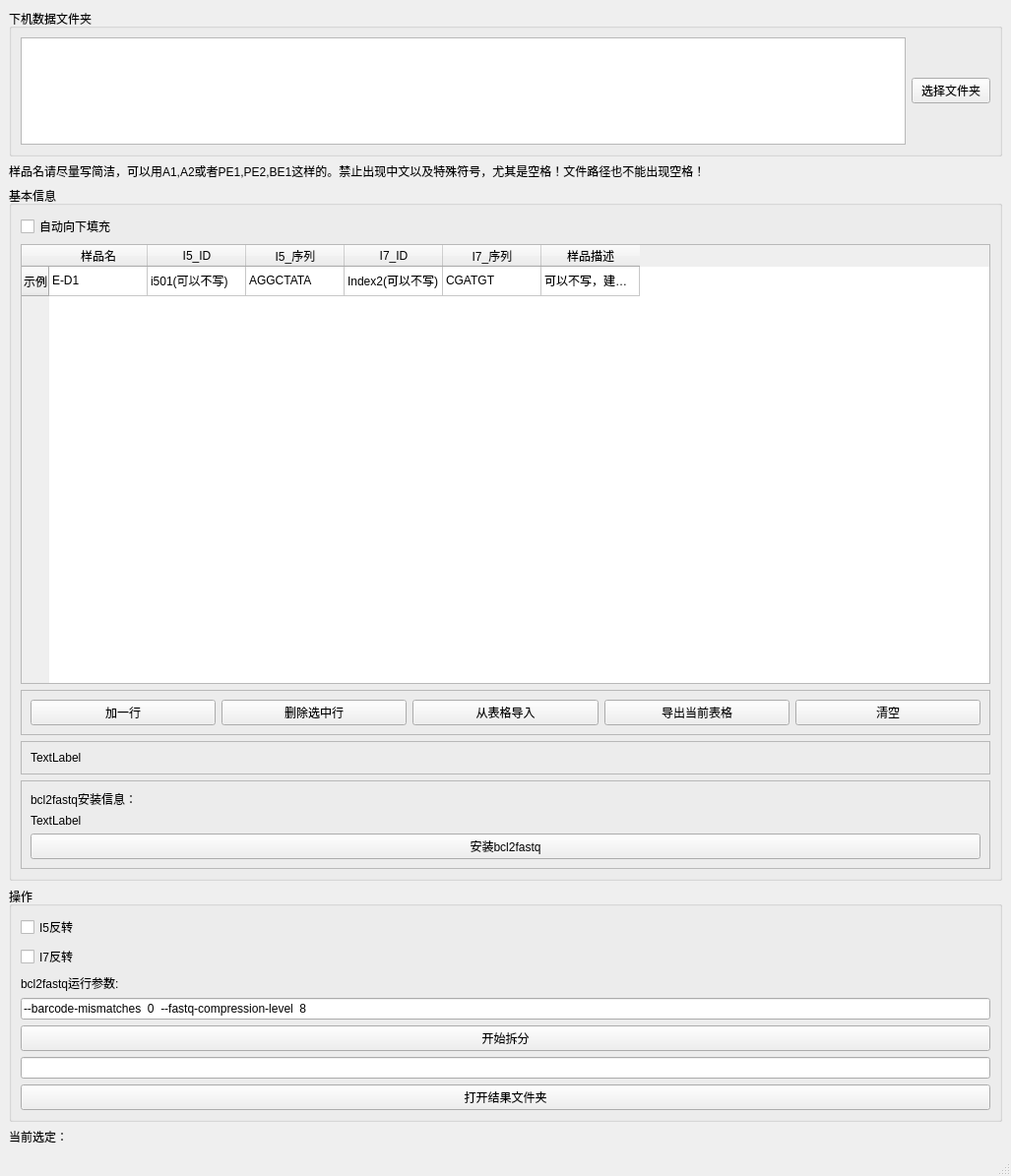
<?xml version="1.0" encoding="UTF-8"?>
<ui version="4.0">
 <class>BCL2Fastq</class>
 <widget class="QMainWindow" name="BCL2Fastq">
  <property name="geometry">
   <rect>
    <x>0</x>
    <y>0</y>
    <width>1027</width>
    <height>1195</height>
   </rect>
  </property>
  <property name="windowTitle">
   <string>illumina下机数据拆分</string>
  </property>
  <widget class="QWidget" name="centralwidget">
   <layout class="QVBoxLayout" name="verticalLayout_3">
    <item>
     <widget class="QGroupBox" name="groupBox">
      <property name="maximumSize">
       <size>
        <width>16777215</width>
        <height>150</height>
       </size>
      </property>
      <property name="title">
       <string>下机数据文件夹</string>
      </property>
      <layout class="QHBoxLayout" name="horizontalLayout_2">
       <item>
        <widget class="PlainTextEdit" name="plainTextEdit_readIllumina">
         <property name="maximumSize">
          <size>
           <width>16777215</width>
           <height>250</height>
          </size>
         </property>
        </widget>
       </item>
       <item>
        <widget class="QPushButton" name="pushButton_chooseFolder">
         <property name="text">
          <string>选择文件夹</string>
         </property>
        </widget>
       </item>
      </layout>
     </widget>
    </item>
    <item>
     <widget class="QLabel" name="label_4">
      <property name="text">
       <string>样品名请尽量写简洁，可以用A1,A2或者PE1,PE2,BE1这样的。禁止出现中文以及特殊符号，尤其是空格！文件路径也不能出现空格！</string>
      </property>
     </widget>
    </item>
    <item>
     <widget class="QGroupBox" name="groupBox_2">
      <property name="inputMethodHints">
       <set>Qt::ImhPreferNumbers</set>
      </property>
      <property name="title">
       <string>基本信息</string>
      </property>
      <property name="flat">
       <bool>false</bool>
      </property>
      <layout class="QVBoxLayout" name="verticalLayout">
       <item>
        <widget class="QCheckBox" name="checkBox_auto_fill_col">
         <property name="text">
          <string>自动向下填充</string>
         </property>
        </widget>
       </item>
       <item>
        <widget class="QTableWidget" name="tableWidget">
         <property name="minimumSize">
          <size>
           <width>0</width>
           <height>300</height>
          </size>
         </property>
         <row>
          <property name="text">
           <string>示例</string>
          </property>
         </row>
         <column>
          <property name="text">
           <string>样品名</string>
          </property>
         </column>
         <column>
          <property name="text">
           <string>I5_ID</string>
          </property>
         </column>
         <column>
          <property name="text">
           <string>I5_序列</string>
          </property>
         </column>
         <column>
          <property name="text">
           <string>I7_ID</string>
          </property>
         </column>
         <column>
          <property name="text">
           <string>I7_序列</string>
          </property>
         </column>
         <column>
          <property name="text">
           <string>样品描述</string>
          </property>
         </column>
         <item row="0" column="0">
          <property name="text">
           <string>E-D1</string>
          </property>
         </item>
         <item row="0" column="1">
          <property name="text">
           <string>i501(可以不写)</string>
          </property>
         </item>
         <item row="0" column="2">
          <property name="text">
           <string>AGGCTATA</string>
          </property>
         </item>
         <item row="0" column="3">
          <property name="text">
           <string>Index2(可以不写)</string>
          </property>
         </item>
         <item row="0" column="4">
          <property name="text">
           <string>CGATGT</string>
          </property>
         </item>
         <item row="0" column="5">
          <property name="text">
           <string>可以不写，建议写你的样品具体是什么。尽量不要带特殊符号</string>
          </property>
         </item>
        </widget>
       </item>
       <item>
        <widget class="QFrame" name="frame">
         <property name="frameShape">
          <enum>QFrame::StyledPanel</enum>
         </property>
         <property name="frameShadow">
          <enum>QFrame::Raised</enum>
         </property>
         <layout class="QHBoxLayout" name="horizontalLayout">
          <item>
           <widget class="QPushButton" name="pushButton_add_line">
            <property name="text">
             <string>加一行</string>
            </property>
           </widget>
          </item>
          <item>
           <widget class="QPushButton" name="pushButton_del_lines">
            <property name="text">
             <string>删除选中行</string>
            </property>
           </widget>
          </item>
          <item>
           <widget class="QPushButton" name="pushButton_import_from_sheet">
            <property name="text">
             <string>从表格导入</string>
            </property>
           </widget>
          </item>
          <item>
           <widget class="QPushButton" name="pushButton_export_sheet">
            <property name="text">
             <string>导出当前表格</string>
            </property>
           </widget>
          </item>
          <item>
           <widget class="QPushButton" name="pushButton_clear_table">
            <property name="text">
             <string>清空</string>
            </property>
           </widget>
          </item>
         </layout>
        </widget>
       </item>
       <item>
        <widget class="QFrame" name="frame_2">
         <property name="frameShape">
          <enum>QFrame::StyledPanel</enum>
         </property>
         <property name="frameShadow">
          <enum>QFrame::Raised</enum>
         </property>
         <layout class="QVBoxLayout" name="verticalLayout_2">
          <item>
           <widget class="QLabel" name="label_selection">
            <property name="text">
             <string>TextLabel</string>
            </property>
           </widget>
          </item>
         </layout>
        </widget>
       </item>
       <item>
        <widget class="QFrame" name="frame_3">
         <property name="frameShape">
          <enum>QFrame::StyledPanel</enum>
         </property>
         <property name="frameShadow">
          <enum>QFrame::Raised</enum>
         </property>
         <layout class="QVBoxLayout" name="verticalLayout_4">
          <item>
           <widget class="QLabel" name="label_3">
            <property name="text">
             <string>bcl2fastq安装信息：</string>
            </property>
           </widget>
          </item>
          <item>
           <widget class="QLabel" name="label_version">
            <property name="text">
             <string>TextLabel</string>
            </property>
           </widget>
          </item>
          <item>
           <widget class="QPushButton" name="pushButton_install_bcl2fq">
            <property name="text">
             <string>安装bcl2fastq</string>
            </property>
           </widget>
          </item>
         </layout>
        </widget>
       </item>
      </layout>
     </widget>
    </item>
    <item>
     <widget class="QGroupBox" name="groupBox_10">
      <property name="title">
       <string>操作</string>
      </property>
      <layout class="QVBoxLayout" name="verticalLayout_9">
       <item>
        <widget class="QCheckBox" name="checkBox_reI5">
         <property name="text">
          <string>I5反转</string>
         </property>
        </widget>
       </item>
       <item>
        <widget class="QCheckBox" name="checkBox_reI7">
         <property name="text">
          <string>I7反转</string>
         </property>
        </widget>
       </item>
       <item>
        <widget class="QLabel" name="label_2">
         <property name="text">
          <string>bcl2fastq运行参数:</string>
         </property>
        </widget>
       </item>
       <item>
        <widget class="QLineEdit" name="lineEdit_parameter">
         <property name="text">
          <string>--barcode-mismatches  0  --fastq-compression-level  8</string>
         </property>
        </widget>
       </item>
       <item>
        <widget class="QPushButton" name="pushButton_generateFq">
         <property name="text">
          <string>开始拆分</string>
         </property>
        </widget>
       </item>
       <item>
        <widget class="QLineEdit" name="lineEdit_FqDir">
         <property name="clearButtonEnabled">
          <bool>true</bool>
         </property>
        </widget>
       </item>
       <item>
        <widget class="QPushButton" name="pushButton_openFqDir">
         <property name="text">
          <string>打开结果文件夹</string>
         </property>
        </widget>
       </item>
      </layout>
     </widget>
    </item>
    <item>
     <widget class="QLabel" name="label">
      <property name="text">
       <string>当前选定：</string>
      </property>
     </widget>
    </item>
   </layout>
  </widget>
  <widget class="QMenuBar" name="menubar">
   <property name="geometry">
    <rect>
     <x>0</x>
     <y>0</y>
     <width>1027</width>
     <height>23</height>
    </rect>
   </property>
  </widget>
  <widget class="QStatusBar" name="statusbar"/>
 </widget>
 <customwidgets>
  <customwidget>
   <class>PlainTextEdit</class>
   <extends>QPlainTextEdit</extends>
   <header>plaintextedit</header>
  </customwidget>
 </customwidgets>
 <resources/>
 <connections/>
</ui>
